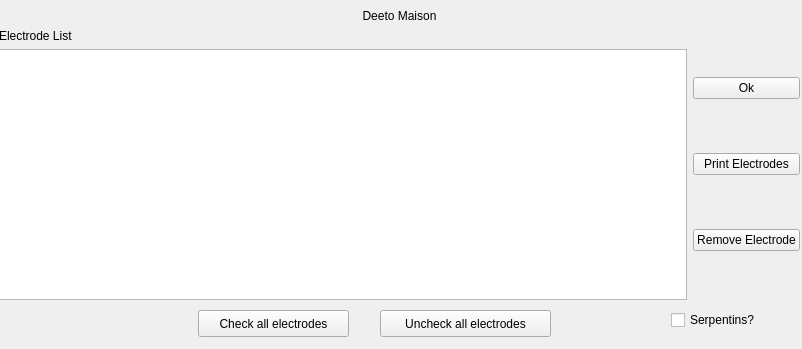
<?xml version="1.0" encoding="UTF-8"?>
<ui version="4.0">
 <class>Form</class>
 <widget class="QWidget" name="Form">
  <property name="geometry">
   <rect>
    <x>0</x>
    <y>0</y>
    <width>802</width>
    <height>349</height>
   </rect>
  </property>
  <property name="windowTitle">
   <string>Form</string>
  </property>
  <widget class="QWidget" name="verticalLayoutWidget">
   <property name="geometry">
    <rect>
     <x>-1</x>
     <y>9</y>
     <width>801</width>
     <height>291</height>
    </rect>
   </property>
   <layout class="QVBoxLayout" name="verticalLayout">
    <item>
     <widget class="QLabel" name="label">
      <property name="text">
       <string>Deeto Maison</string>
      </property>
      <property name="alignment">
       <set>Qt::AlignCenter</set>
      </property>
     </widget>
    </item>
    <item>
     <layout class="QHBoxLayout" name="horizontalLayout">
      <item>
       <layout class="QVBoxLayout" name="verticalLayout_2">
        <item>
         <widget class="QLabel" name="label_2">
          <property name="text">
           <string>Electrode List</string>
          </property>
         </widget>
        </item>
        <item>
         <widget class="QListView" name="listViewElectrodes"/>
        </item>
       </layout>
      </item>
      <item>
       <layout class="QVBoxLayout" name="verticalLayout_3">
        <item>
         <widget class="QPushButton" name="pushButtonOk">
          <property name="text">
           <string>Ok</string>
          </property>
         </widget>
        </item>
        <item>
         <widget class="QPushButton" name="pushButtonElecAppear">
          <property name="text">
           <string>Print Electrodes</string>
          </property>
         </widget>
        </item>
        <item>
         <widget class="QPushButton" name="pushButtonRemoveElec">
          <property name="text">
           <string>Remove Electrode</string>
          </property>
         </widget>
        </item>
       </layout>
      </item>
     </layout>
    </item>
   </layout>
  </widget>
  <widget class="QPushButton" name="pushButtonCheckElec">
   <property name="geometry">
    <rect>
     <x>198</x>
     <y>310</y>
     <width>151</width>
     <height>27</height>
    </rect>
   </property>
   <property name="text">
    <string>Check all electrodes</string>
   </property>
  </widget>
  <widget class="QPushButton" name="pushButtonUncheckElec">
   <property name="geometry">
    <rect>
     <x>380</x>
     <y>310</y>
     <width>171</width>
     <height>27</height>
    </rect>
   </property>
   <property name="text">
    <string>Uncheck all electrodes</string>
   </property>
  </widget>
  <widget class="QCheckBox" name="checkBoxSerpentins">
   <property name="geometry">
    <rect>
     <x>671</x>
     <y>310</y>
     <width>101</width>
     <height>20</height>
    </rect>
   </property>
   <property name="text">
    <string>Serpentins?</string>
   </property>
  </widget>
 </widget>
 <resources/>
 <connections/>
</ui>
